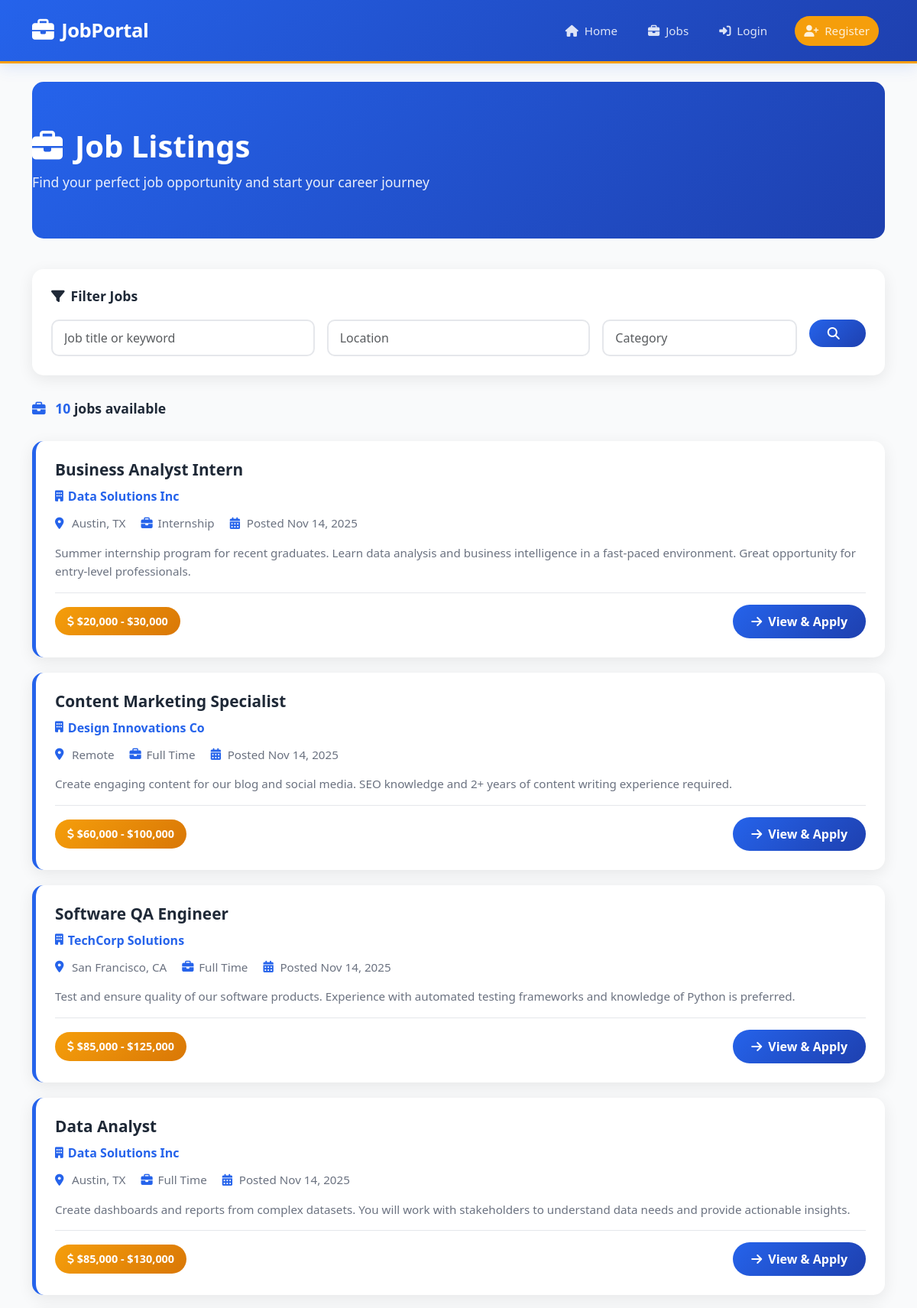
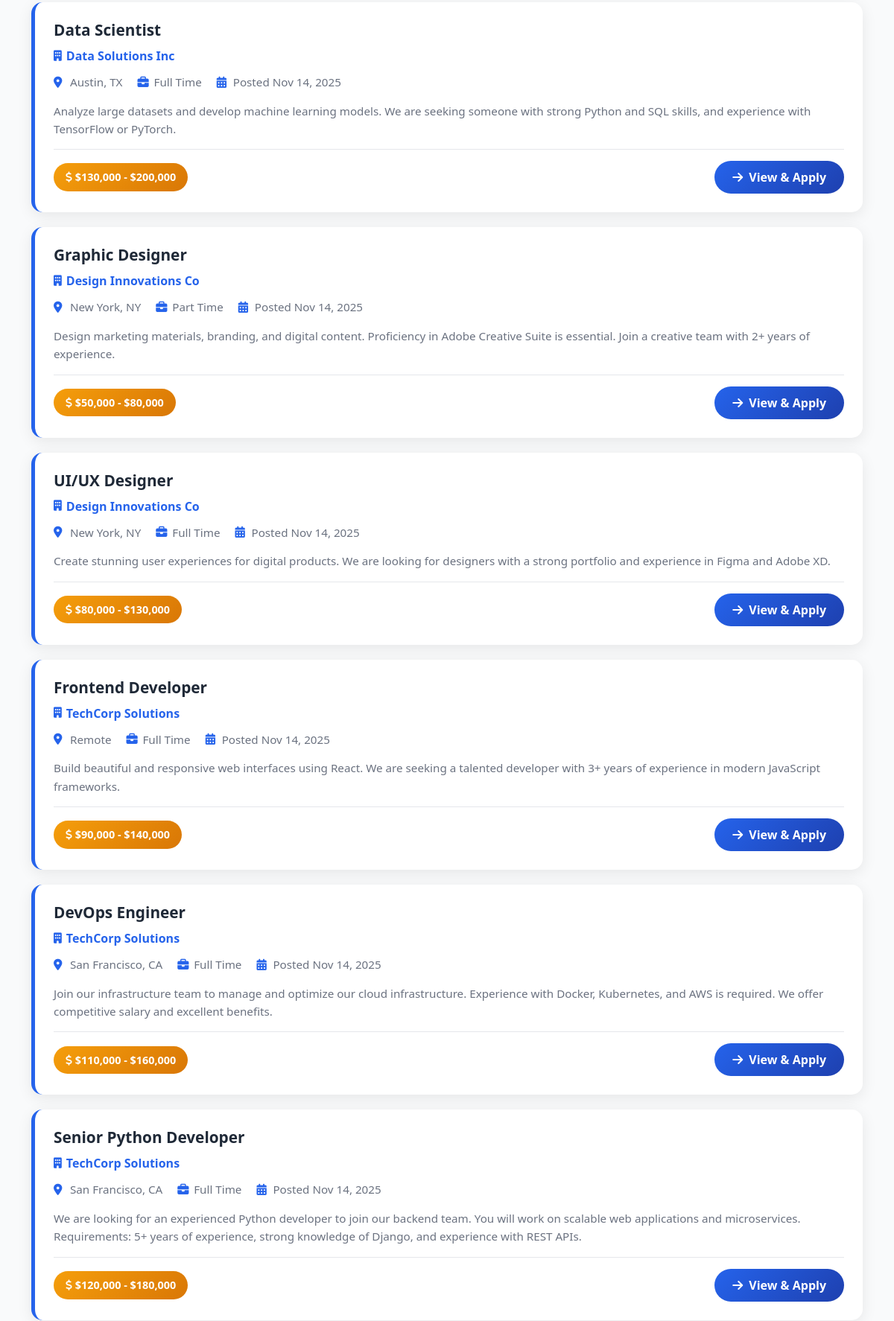
Screenshot of /jobs/ (upper part) with the database file from the repository (2 pictures, top to bottom).
### jobs/models.py (models this page shows, shortened)
class Job(models.Model):
    STATUS_CHOICES = (
        ('pending', 'Pending Approval'),
        ('approved', 'Approved'),
        ('rejected', 'Rejected'),
    )
    JOB_TYPE_CHOICES = (
        ('full_time', 'Full Time'),
        ('part_time', 'Part Time'),
        ('contract', 'Contract'),
        ('internship', 'Internship'),
    )
    company = models.ForeignKey(Company, on_delete=models.CASCADE, related_name='jobs')
    title = models.CharField(max_length=200)
    description = models.TextField()
    category = models.CharField(max_length=100)
    location = models.CharField(max_length=200)
    job_type = models.CharField(max_length=20, choices=JOB_TYPE_CHOICES)
    salary_min = models.IntegerField(blank=True, null=True)
    salary_max = models.IntegerField(blank=True, null=True)
    status = models.CharField(max_length=20, choices=STATUS_CHOICES, default='pending')
    created_at = models.DateTimeField(auto_now_add=True)
    updated_at = models.DateTimeField(auto_now=True)
    class Meta:
        db_table = 'jobs_job'
        ordering = ['-created_at']
    def get_salary_range(self):
        if self.salary_min and self.salary_max:
            return f"${self.salary_min:,} - ${self.salary_max:,}"
        return "Not Specified"

### companies/models.py (models this page shows, shortened)
class Company(models.Model):
    owner = models.OneToOneField(CustomUser, on_delete=models.CASCADE, related_name='company')
    company_name = models.CharField(max_length=200)
    description = models.TextField()
    location = models.CharField(max_length=200)
    website = models.URLField(blank=True, null=True)
    logo = models.ImageField(upload_to='company_logos/', blank=True, null=True)
    established_year = models.IntegerField(blank=True, null=True)
    created_at = models.DateTimeField(auto_now_add=True)
    updated_at = models.DateTimeField(auto_now=True)
    class Meta:
        db_table = 'companies_company'
        verbose_name_plural = 'Companies'

### jobs/views.py (the view)
# urls.py: path('', job_list_view, name='job_list'),
def job_list_view(request):
    jobs = Job.objects.filter(status='approved')
    form = JobSearchForm(request.GET)
    if form.is_valid():
        keyword = form.cleaned_data.get('keyword')
        location = form.cleaned_data.get('location')
        category = form.cleaned_data.get('category')
        if keyword:
            jobs = jobs.filter(Q(title__icontains=keyword) | Q(description__icontains=keyword))
        if location:
            jobs = jobs.filter(location__icontains=location)
        if category:
            jobs = jobs.filter(category__icontains=category)
    paginator = Paginator(jobs, 10)
    page_number = request.GET.get('page')
    page_obj = paginator.get_page(page_number)
    return render(request, 'jobs/job_list.html', {'page_obj': page_obj, 'form': form})

### jobs/forms.py
class JobSearchForm(forms.Form):
    keyword = forms.CharField(required=False, widget=forms.TextInput(attrs={'class': 'form-control', 'placeholder': 'Job title or keyword'}))
    location = forms.CharField(required=False, widget=forms.TextInput(attrs={'class': 'form-control', 'placeholder': 'Location'}))
    category = forms.CharField(required=False, widget=forms.TextInput(attrs={'class': 'form-control', 'placeholder': 'Category'}))

### templates/jobs/job_list.html (shortened to what this page needs)
{% extends 'base.html' %}
{% load static %}
{% block content %}
<div class="page-header">
    <div class="row align-items-center">
        <div class="col">
            <h1><i class="fas fa-briefcase me-3"></i>Job Listings</h1>
            <p class="mb-0">Find your perfect job opportunity and start your career journey</p>
        </div>
    </div>
</div>
<div class="row g-4">
    <div class="col-lg-12">
        {% if page_obj and page_obj.object_list %}
            <div class="search-filters">
                <h5 class="filter-title"><i class="fas fa-filter me-2"></i>Filter Jobs</h5>
                <form method="GET" class="row g-3">
                    <div class="col-md-4">
                        <input type="text" name="keyword" class="form-control" placeholder="Job title or keyword" value="{{ form.keyword.value|default:'' }}">
                    </div>
                    <div class="col-md-4">
                        <input type="text" name="location" class="form-control" placeholder="Location" value="{{ form.location.value|default:'' }}">
                    </div>
                    <div class="col-md-3">
                        <input type="text" name="category" class="form-control" placeholder="Category" value="{{ form.category.value|default:'' }}">
                    </div>
                    <div class="col-md-1">
                        <button type="submit" class="btn apply-btn w-100"><i class="fas fa-search"></i></button>
                    </div>
                </form>
            </div>
            <div class="header-top">
                <div class="jobs-count">
                    <i class="fas fa-briefcase me-2" style="color: var(--primary);"></i>
                    <span class="number">{{ page_obj.paginator.count }}</span>
                    job{{ page_obj.paginator.count|pluralize }} available
                </div>
            </div>
            {% for job in page_obj.object_list %}
                <div class="job-card">
                    <h4 class="job-title">{{ job.title }}</h4>
                    <div class="company-name">
                        <i class="fas fa-building" style="font-size: 0.9rem;"></i>
                        {{ job.company.company_name }}
                    </div>
                    <div class="job-meta">
                        <div class="job-meta-item">
                            <i class="fas fa-map-marker-alt"></i>
                            {{ job.location }}
                        </div>
                        <div class="job-meta-item">
                            <i class="fas fa-briefcase"></i>
                            {{ job.get_job_type_display }}
                        </div>
                        <div class="job-meta-item">
                            <i class="fas fa-calendar-alt"></i>
                            Posted {{ job.created_at|date:"M d, Y" }}
                        </div>
                    </div>
                    <p class="job-description">{{ job.description|truncatewords:40 }}</p>
                    <div class="job-footer">
                        <div class="salary-badge">
                            <i class="fas fa-dollar-sign"></i> {{ job.get_salary_range }}
                        </div>
                        <a href="{% url 'jobs:job_detail' job.id %}" class="apply-btn">
                            <i class="fas fa-arrow-right"></i> View & Apply
                        </a>
                    </div>
                </div>
            {% endfor %}
        {% endif %}
    </div>
</div>
{% endblock %}

### job1-1/static/css/style.css (style rules this page uses)
body { font-family: Arial, sans-serif; margin: 0; padding: 0; background-color: #f8f9fa; }

### templates/base.html (style rules this page uses)
:root { --primary: #2563eb; --primary-dark: #1e40af; --accent: #f59e0b; --success: #10b981; --danger: #ef4444; --warning: #f59e0b; --info: #06b6d4; --light: #f9fafb; --dark: #1f2937; --muted: #6b7280; --border: #e5e7eb; }
* { margin: 0; padding: 0; box-sizing: border-box; }
html, body { height: 100%; min-height: 100vh; }
body { font-family: 'Segoe UI', -apple-system, BlinkMacSystemFont, 'Helvetica Neue', sans-serif; color: var(--dark); background-color: var(--light); display: flex; flex-direction: column; }

### templates/jobs/job_list.html (style rules this page uses)
:root { --primary: #2563eb; --primary-dark: #1e40af; --accent: #f59e0b; --light: #f9fafb; --dark: #1f2937; --muted: #6b7280; --border: #e5e7eb; }
.page-header { background: linear-gradient(135deg, var(--primary) 0%, var(--primary-dark) 100%); color: white; padding: 60px 0; margin-bottom: 40px; border-radius: 15px; }
.page-header h1 { font-size: 2.5rem; font-weight: 800; margin-bottom: 10px; }
.page-header p { opacity: 0.9; font-size: 1.1rem; }
.search-filters { background: white; padding: 25px; border-radius: 15px; box-shadow: 0 5px 20px rgba(0, 0, 0, 0.08); margin-bottom: 30px; }
.filter-title { font-weight: 700; color: var(--dark); margin-bottom: 20px; font-size: 1.1rem; }
.form-control, .form-control:focus { border: 2px solid var(--border); border-radius: 10px; padding: 10px 15px; transition: all 0.3s ease; }
.job-card { background: white; border-radius: 15px; padding: 25px; margin-bottom: 20px; box-shadow: 0 5px 20px rgba(0, 0, 0, 0.08); transition: all 0.3s cubic-bezier(0.4, 0, 0.2, 1); border-left: 5px solid var(--primary); }
.job-title { font-size: 1.3rem; font-weight: 700; color: var(--dark); margin-bottom: 10px; }
.company-name { color: var(--primary); font-weight: 600; font-size: 1rem; margin-bottom: 12px; display: flex; align-items: center; gap: 6px; }
.job-meta { display: flex; gap: 20px; flex-wrap: wrap; margin-bottom: 15px; font-size: 0.95rem; color: var(--muted); }
.job-meta-item { display: flex; align-items: center; gap: 6px; }
.job-meta-item i { color: var(--primary); width: 16px; }
.job-description { color: var(--muted); line-height: 1.6; margin-bottom: 15px; font-size: 0.95rem; }
.job-footer { display: flex; justify-content: space-between; align-items: center; flex-wrap: wrap; gap: 15px; padding-top: 15px; border-top: 1px solid var(--border); }
.salary-badge { background: linear-gradient(135deg, var(--accent), #d97706); color: white; padding: 8px 16px; border-radius: 25px; font-weight: 600; font-size: 0.9rem; }
.apply-btn { background: linear-gradient(135deg, var(--primary), var(--primary-dark)); color: white; padding: 10px 24px; border: none; border-radius: 25px; text-decoration: none; font-weight: 600; transition: all 0.3s ease; display: inline-flex; align-items: center; gap: 8px; cursor: pointer; }
.header-top { display: flex; justify-content: space-between; align-items: center; margin-bottom: 30px; flex-wrap: wrap; gap: 15px; }
.jobs-count { font-weight: 600; color: var(--dark); font-size: 1.1rem; }
.jobs-count .number { color: var(--primary); font-weight: 800; }

### rows the page displays
Job: title "Business Analyst Intern", company.company_name "Data Solutions Inc", location "Austin, TX", job_type "Internship", created_at "Nov 14, 2025", description "Summer internship program for recent graduates. Learn data analysis and business intelligence in a fast-paced environment. Great opportunity for entry-level professionals.", get_salary_range "$20,000 - $30,000"
Job: title "Content Marketing Specialist", company.company_name "Design Innovations Co", location "Remote", job_type "Full Time", created_at "Nov 14, 2025", description "Create engaging content for our blog and social media. SEO knowledge and 2+ years of content writing experience required.", get_salary_range "$60,000 - $100,000"
Job: title "Software QA Engineer", company.company_name "TechCorp Solutions", location "San Francisco, CA", job_type "Full Time", created_at "Nov 14, 2025", description "Test and ensure quality of our software products. Experience with automated testing frameworks and knowledge of Python is preferred.", get_salary_range "$85,000 - $125,000"
Job: title "Data Analyst", company.company_name "Data Solutions Inc", location "Austin, TX", job_type "Full Time", created_at "Nov 14, 2025", description "Create dashboards and reports from complex datasets. You will work with stakeholders to understand data needs and provide actionable insights.", get_salary_range "$85,000 - $130,000"
Job: title "Data Scientist", company.company_name "Data Solutions Inc", location "Austin, TX", job_type "Full Time", created_at "Nov 14, 2025", description "Analyze large datasets and develop machine learning models. We are seeking someone with strong Python and SQL skills, and experience with TensorFlow or PyTorch.", get_salary_range "$130,000 - $200,000"
Job: title "Graphic Designer", company.company_name "Design Innovations Co", location "New York, NY", job_type "Part Time", created_at "Nov 14, 2025", description "Design marketing materials, branding, and digital content. Proficiency in Adobe Creative Suite is essential. Join a creative team with 2+ years of experience.", get_salary_range "$50,000 - $80,000"
Job: title "UI/UX Designer", company.company_name "Design Innovations Co", location "New York, NY", job_type "Full Time", created_at "Nov 14, 2025", description "Create stunning user experiences for digital products. We are looking for designers with a strong portfolio and experience in Figma and Adobe XD.", get_salary_range "$80,000 - $130,000"
Job: title "Frontend Developer", company.company_name "TechCorp Solutions", location "Remote", job_type "Full Time", created_at "Nov 14, 2025", description "Build beautiful and responsive web interfaces using React. We are seeking a talented developer with 3+ years of experience in modern JavaScript frameworks.", get_salary_range "$90,000 - $140,000"
Job: title "DevOps Engineer", company.company_name "TechCorp Solutions", location "San Francisco, CA", job_type "Full Time", created_at "Nov 14, 2025", description "Join our infrastructure team to manage and optimize our cloud infrastructure. Experience with Docker, Kubernetes, and AWS is required. We offer competitive salary and excellent benefits.", get_salary_range "$110,000 - $160,000"
Job: title "Senior Python Developer", company.company_name "TechCorp Solutions", location "San Francisco, CA", job_type "Full Time", created_at "Nov 14, 2025", description "We are looking for an experienced Python developer to join our backend team. You will work on scalable web applications and microservices. Requirements: 5+ years of experience, strong knowledge of Django, and experience with REST APIs.", get_salary_range "$120,000 - $180,000"

### other values shown
{{ page_obj.paginator.count }} "10"
